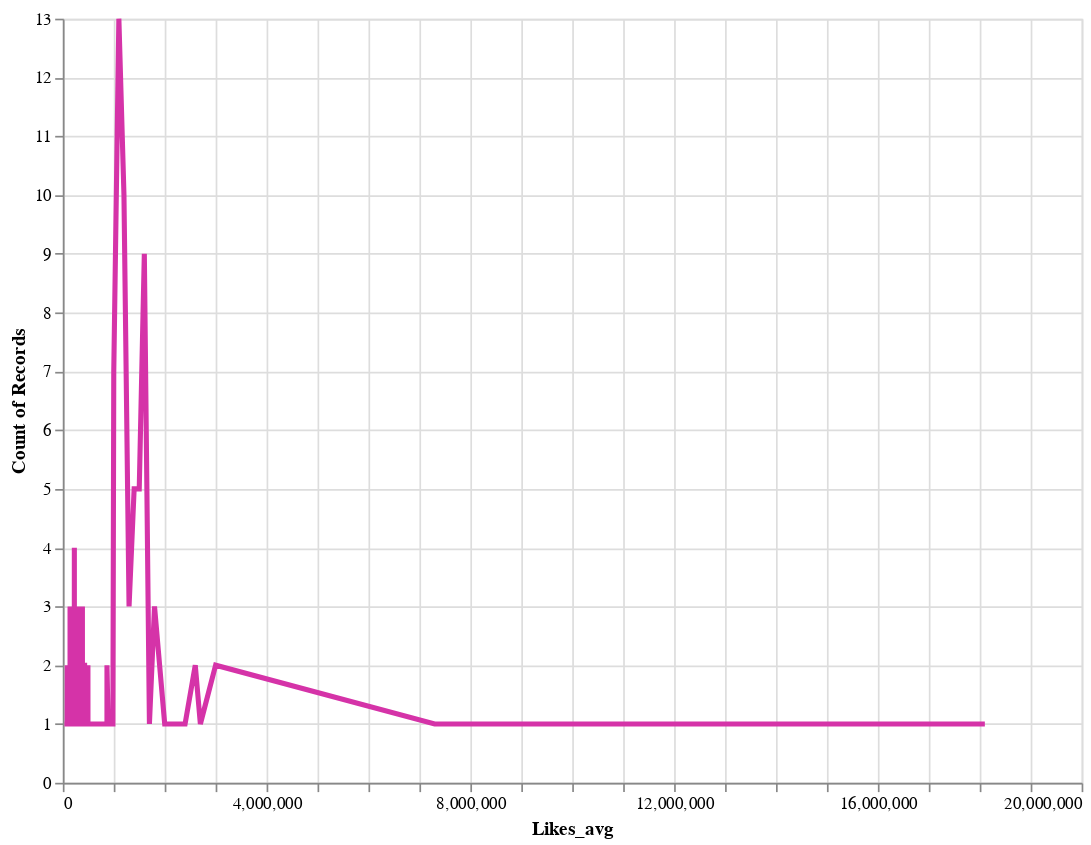

Notebook code cell kept with this figure:
### Code cell
import altair as alt
chart=alt.Chart(df3).mark_line(size=3).encode(
    x=alt.X('Likes_avg'),
    y='count()',
    color=alt.value('#D533A8')
).properties(
    width=600,
    height=450
)
chart

### Figure 1 — Vega-Lite specification as saved in the notebook (floating-point values rounded to 4 significant figures; data arrays with more than 128 entries replaced by an {"elided": "..."} marker saying what was removed)
{"config": {"view": {"continuousWidth": 400, "continuousHeight": 300}}, "data": {"name": "data-4abbb2c8340608291dd8b30d5dd98626"}, "mark": {"type": "line", "size": 3}, "encoding": {"color": {"value": "#D533A8"}, "x": {"type": "quantitative", "field": "Likes_avg"}, "y": {"type": "quantitative", "aggregate": "count"}}, "height": 450, "width": 600, "$schema": "https://vega.github.io/schema/vega-lite/v4.8.1.json", "datasets": {"data-4abbb2c8340608291dd8b30d5dd98626": {"elided": "999 records"}}}
